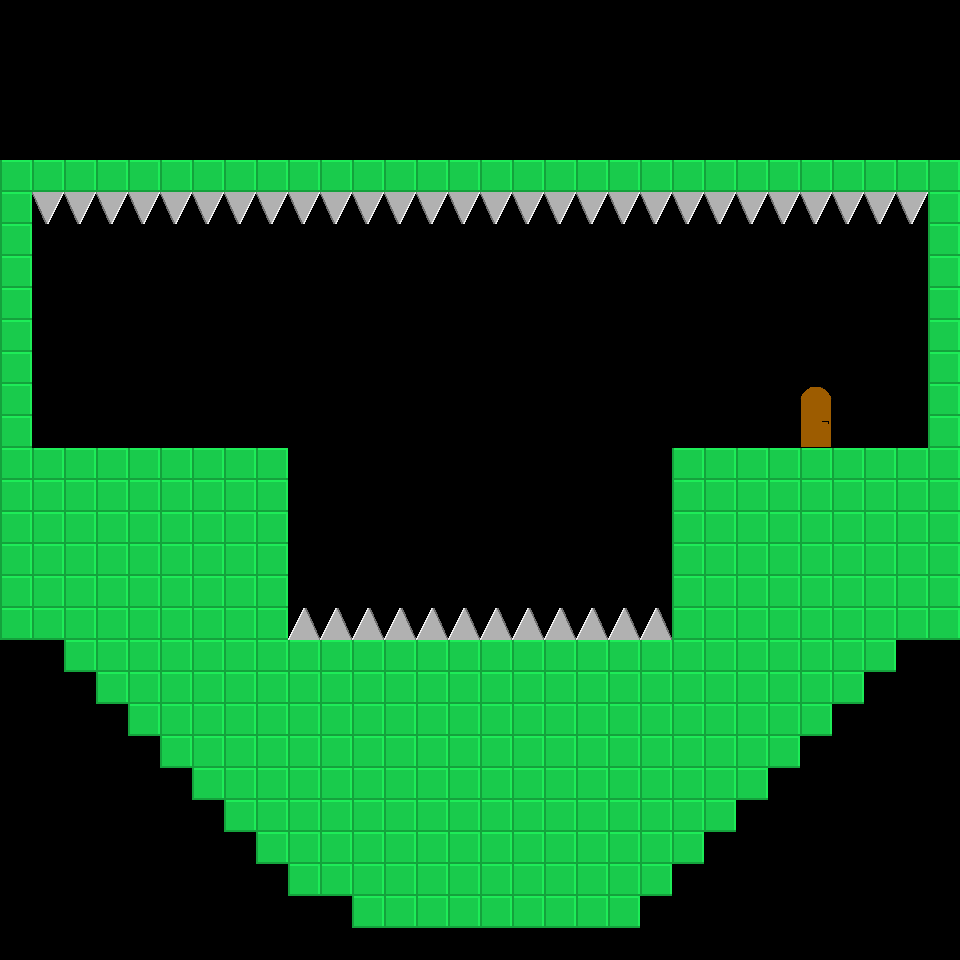

A 2D game scene composited from a Tiled map and its tileset images. What follows is a short description and the map's XML, with each tile layer's data collapsed to a summary:
An orthogonal 30x30 tile map with 32x32 px tiles, 1 tile layer (Tile Layer 1), 3 tilesets.

<map version="1.0" orientation="orthogonal" renderorder="left-down" width="30" height="30" tilewidth="32" tileheight="32" nextobjectid="1">
 <properties>
  <property name="playerstart" value="3,11" />
  <property name="scrollable" value="0" />
  <property name="starttext" value="Big jump 2.0" />
  <property name="togglegravity" value="1" />
 </properties>
 <tileset firstgid="1" name="map" tilewidth="32" tileheight="32">
  <image source="../../assets/img/steelblock.png" width="32" height="32" />
  <tile id="0">
   <properties>
    <property name="playerstart" value="4,22" />
   </properties>
  </tile>
 </tileset>
 <tileset firstgid="2" name="spikes" tilewidth="32" tileheight="32">
  <image source="../../assets/img/spikes.png" width="128" height="32" />
  <tile id="0">
   <properties>
    <property name="playerstart" value="4,10" />
   </properties>
  </tile>
 </tileset>
 <tileset firstgid="6" name="Door" tilewidth="32" tileheight="32">
  <image source="../../assets/img/door.png" width="64" height="32" />
 </tileset>
 <layer name="Tile Layer 1" width="30" height="30">
  <data>[900 cells, 357 non-empty, 5 distinct tile ids]</data>
 </layer>
</map>
